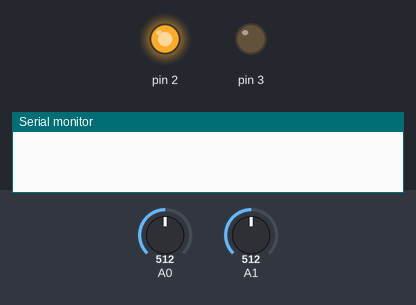
The sketch below on a simulated Arduino Uno, built with avr-gcc and run on an emulated ATmega328P. On the bench: output pins drawn as LEDs (lit = HIGH), the last lines printed to the serial monitor. The test bench sets the inputs (shaded band); at power-on: A0 = 512, A1 = 512. Random numbers use the default seed unless the sketch sets one.

Above: at 1.2 s.
1.3 s: A0 set to 104
4.3 s: A0 set to 93
At 4.8 s:
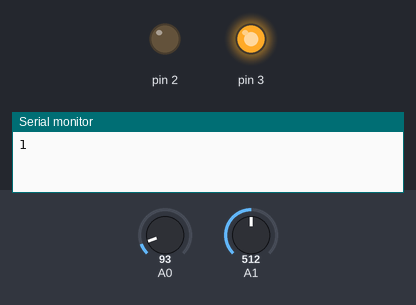
5.8 s: A0 set to 110
At 7.5 s:
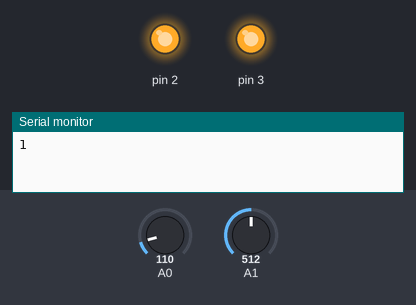
7.8 s: A0 set to 90
At 8.6 s:
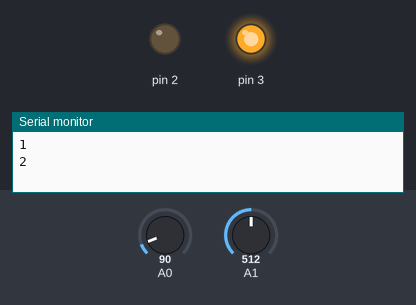
Timing chart, 0 to 10.3 s (numbered marks = the images above; inputs shaded):
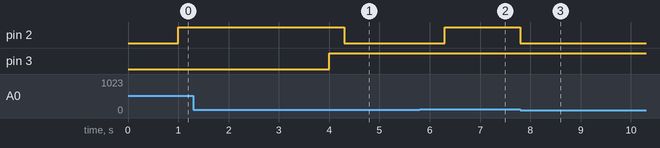

The sketch:

tiro_neecv2.ino
```cpp
/* including needed external libraries */

/* defining CONSTANT values */
#define MIN 1
#define MAX 8
#define DURATION 30
#define TARGETNUM 2 //number of sensors

/* GLOBAL variables declaration */

/* and variables to our game functioning*/
/* declare timer variables */
long off_time[TARGETNUM] = {0}, off_start[TARGETNUM] = {0}, start_time;
/* auxiliary */
int i, j, pontos = 0;
/* led and sensor state */
int led[TARGETNUM] = {0}, lux[TARGETNUM] = {0};

/* THE SETUP only runs ONCE when the arduino starts */
void setup()
{
  /* for serial communication */
  Serial.begin(9600); // https://www.arduino.cc/en/serial/begin
  /* to provide random seed with NOISE from an unused analog */
  randomSeed(analogRead(5)); // https://en.wikipedia.org/wiki/Random_seed

  /* to set pins as INPUTS for sensors and OUTPUTS for leds */
  // NOTE: making it more scalable don't use the ledsets
  for(i=0; i<TARGETNUM; i++)
    pinMode(i+2,OUTPUT); // digital 1 and 0 are for serial


  /* set initial states */
  for(i=0; i<TARGETNUM; i++)
  {
    /* all leds are stated to be off */
    led[i] = 0;
    digitalWrite(i+2 , LOW);
    /* and the state started now - millis */
    off_start[i] = millis();
    /* until a random decided value */
    off_time[i] = random(MIN, MAX) * 1000; //Defines off time for the LED
  }
  /* the game started now */
  start_time = millis();

}

/* THE LOOP runs in a PERMANENT MODE repeating it's code sequencially */
void loop()
{

  /* if the 30 seconds elapsed show an end game animation */
  if(millis() - start_time >= DURATION * 1000)
  {
    /* turn on and off 3 times */
    for (j = 0; j < 3; j++)
    {
      for(i=0;i<TARGETNUM;i++)
        digitalWrite(i+2 , HIGH);
      delay(100);
      for(i=0;i<TARGETNUM;i++)
        digitalWrite(i+2 , LOW);
      delay(100);
    }
    /* and wait for game reset with some passive waiting */
    while(1)
    {
      Serial.println(pontos);
      delay(DURATION*1000);
    }
  }

  /* if leds timer has finished, turn them on! */
  for (i = 0; i < TARGETNUM; i++)
  {
    if (led[i] == 0 && millis() - off_start[i] >= off_time[i])
    {
      digitalWrite(i+2 , HIGH);
      led[i] = 1;
    }
  }

  /* check if sensor was hit by laser */
  for (i = 0; i < TARGETNUM; i++)
  {
    /*NOTE: while analogRead(A0) is more correct, analogRead(0) translates to read from A0 */
    //Serial.println(lux[i]); /* adjust sensors */
    lux[i] = analogRead(i);
  }

  /* if it was hit while available, register points*/
  for (i = 0; i < TARGETNUM; i++)
  {
    if (lux[i] < 100 && led[i] == 1) //careful, the threshold may vary with the ldr
    {
      /* it was hit, so turn it off again */
      digitalWrite(i+2 , LOW);
      led[i] = 0;

      /* the state started now - millis */
      off_start[i] = millis();
      /* with new random waiting time*/
      off_time[i] = random(MIN, MAX) * 1000;

      /* count points and log them to console */
      pontos += 1;
      Serial.println(pontos);
    }
  }
}
```

Measured:
- the behaviour switches between 100 and 99 on A0 (found by bisection; images 0 and 1)
- after the input at 4.3 s, pin 2: HIGH → LOW at once
- after the input at 5.8 s, pin 2: LOW → HIGH after 0.50 s
- after the input at 7.8 s, pin 2: HIGH → LOW at once
